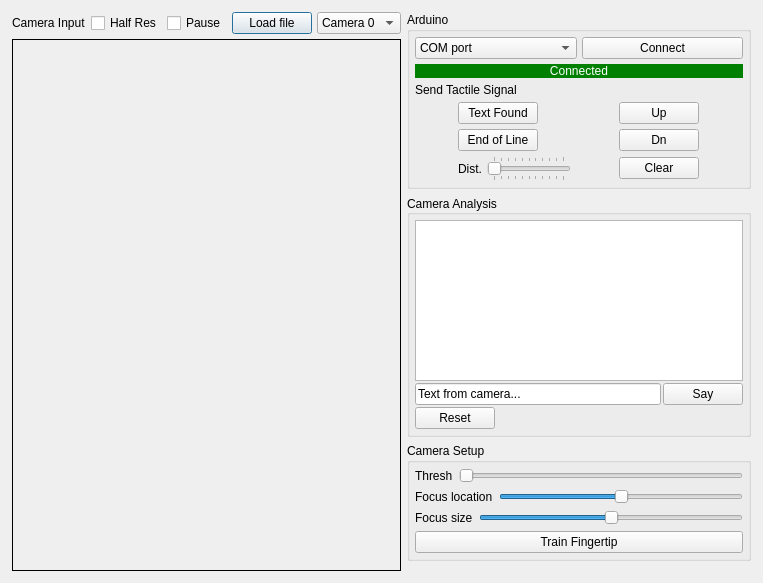
<?xml version="1.0" encoding="UTF-8"?>
<ui version="4.0">
 <class>Dialog</class>
 <widget class="QDialog" name="Dialog">
  <property name="geometry">
   <rect>
    <x>0</x>
    <y>0</y>
    <width>763</width>
    <height>583</height>
   </rect>
  </property>
  <property name="windowTitle">
   <string>Dialog</string>
  </property>
  <layout class="QHBoxLayout" name="horizontalLayout">
   <property name="spacing">
    <number>-1</number>
   </property>
   <property name="margin">
    <number>12</number>
   </property>
   <item>
    <widget class="ViewController" name="frame_viewController">
     <property name="sizePolicy">
      <sizepolicy hsizetype="Expanding" vsizetype="Preferred">
       <horstretch>0</horstretch>
       <verstretch>0</verstretch>
      </sizepolicy>
     </property>
     <property name="frameShape">
      <enum>QFrame::NoFrame</enum>
     </property>
     <property name="frameShadow">
      <enum>QFrame::Plain</enum>
     </property>
     <property name="lineWidth">
      <number>1</number>
     </property>
     <layout class="QVBoxLayout" name="verticalLayout_4">
      <property name="spacing">
       <number>5</number>
      </property>
      <property name="margin">
       <number>0</number>
      </property>
      <item>
       <layout class="QHBoxLayout" name="horizontalLayout_3">
        <item>
         <widget class="QLabel" name="label_3">
          <property name="sizePolicy">
           <sizepolicy hsizetype="Preferred" vsizetype="Fixed">
            <horstretch>0</horstretch>
            <verstretch>0</verstretch>
           </sizepolicy>
          </property>
          <property name="text">
           <string>Camera Input</string>
          </property>
         </widget>
        </item>
        <item>
         <widget class="QCheckBox" name="checkBox_halfres">
          <property name="sizePolicy">
           <sizepolicy hsizetype="Fixed" vsizetype="Fixed">
            <horstretch>0</horstretch>
            <verstretch>0</verstretch>
           </sizepolicy>
          </property>
          <property name="text">
           <string>Half Res</string>
          </property>
         </widget>
        </item>
        <item>
         <widget class="QCheckBox" name="checkBox_pause">
          <property name="text">
           <string>Pause</string>
          </property>
         </widget>
        </item>
        <item>
         <widget class="QPushButton" name="pushButton_loadFile">
          <property name="sizePolicy">
           <sizepolicy hsizetype="Fixed" vsizetype="Fixed">
            <horstretch>0</horstretch>
            <verstretch>0</verstretch>
           </sizepolicy>
          </property>
          <property name="text">
           <string>Load file</string>
          </property>
         </widget>
        </item>
        <item>
         <widget class="QComboBox" name="comboBox_cameraSelect">
          <item>
           <property name="text">
            <string>Camera 0</string>
           </property>
          </item>
          <item>
           <property name="text">
            <string>Camera 1</string>
           </property>
          </item>
          <item>
           <property name="text">
            <string>Camera 2</string>
           </property>
          </item>
         </widget>
        </item>
       </layout>
      </item>
      <item>
       <widget class="QLabel" name="label_camInput">
        <property name="sizePolicy">
         <sizepolicy hsizetype="Preferred" vsizetype="Expanding">
          <horstretch>0</horstretch>
          <verstretch>0</verstretch>
         </sizepolicy>
        </property>
        <property name="styleSheet">
         <string notr="true">border: 1px solid;</string>
        </property>
        <property name="text">
         <string/>
        </property>
        <property name="alignment">
         <set>Qt::AlignCenter</set>
        </property>
       </widget>
      </item>
     </layout>
    </widget>
   </item>
   <item>
    <layout class="QVBoxLayout" name="verticalLayout">
     <item>
      <widget class="QGroupBox" name="groupBox">
       <property name="title">
        <string>Arduino</string>
       </property>
       <layout class="QVBoxLayout" name="verticalLayout_2">
        <property name="spacing">
         <number>5</number>
        </property>
        <property name="margin">
         <number>5</number>
        </property>
        <item>
         <layout class="QHBoxLayout" name="horizontalLayout_2">
          <item>
           <widget class="QComboBox" name="comboBox_comport">
            <item>
             <property name="text">
              <string>COM port</string>
             </property>
            </item>
           </widget>
          </item>
          <item>
           <widget class="QPushButton" name="pushButton_connect">
            <property name="text">
             <string>Connect</string>
            </property>
           </widget>
          </item>
         </layout>
        </item>
        <item>
         <widget class="QLabel" name="label_adruinoStatus">
          <property name="styleSheet">
           <string notr="true">background-color:green; color: white;</string>
          </property>
          <property name="text">
           <string>Connected</string>
          </property>
          <property name="alignment">
           <set>Qt::AlignCenter</set>
          </property>
         </widget>
        </item>
        <item>
         <widget class="QLabel" name="label_2">
          <property name="text">
           <string>Send Tactile Signal</string>
          </property>
         </widget>
        </item>
        <item>
         <layout class="QGridLayout" name="gridLayout">
          <property name="verticalSpacing">
           <number>-1</number>
          </property>
          <item row="0" column="1">
           <widget class="QPushButton" name="pushButton_up">
            <property name="sizePolicy">
             <sizepolicy hsizetype="Fixed" vsizetype="Fixed">
              <horstretch>0</horstretch>
              <verstretch>0</verstretch>
             </sizepolicy>
            </property>
            <property name="text">
             <string>Up</string>
            </property>
           </widget>
          </item>
          <item row="0" column="0">
           <widget class="QPushButton" name="pushButton_textFound">
            <property name="sizePolicy">
             <sizepolicy hsizetype="Fixed" vsizetype="Fixed">
              <horstretch>0</horstretch>
              <verstretch>0</verstretch>
             </sizepolicy>
            </property>
            <property name="text">
             <string>Text Found</string>
            </property>
           </widget>
          </item>
          <item row="1" column="0">
           <widget class="QPushButton" name="pushButton_endOfLine">
            <property name="sizePolicy">
             <sizepolicy hsizetype="Fixed" vsizetype="Preferred">
              <horstretch>0</horstretch>
              <verstretch>0</verstretch>
             </sizepolicy>
            </property>
            <property name="styleSheet">
             <string notr="true"/>
            </property>
            <property name="text">
             <string>End of Line</string>
            </property>
           </widget>
          </item>
          <item row="2" column="0">
           <layout class="QHBoxLayout" name="horizontalLayout_5">
            <item>
             <widget class="QLabel" name="label_4">
              <property name="text">
               <string>Dist.</string>
              </property>
             </widget>
            </item>
            <item>
             <widget class="QSlider" name="horizontalSlider_dist">
              <property name="sizePolicy">
               <sizepolicy hsizetype="Preferred" vsizetype="Fixed">
                <horstretch>0</horstretch>
                <verstretch>0</verstretch>
               </sizepolicy>
              </property>
              <property name="minimum">
               <number>96</number>
              </property>
              <property name="maximum">
               <number>106</number>
              </property>
              <property name="orientation">
               <enum>Qt::Horizontal</enum>
              </property>
              <property name="tickPosition">
               <enum>QSlider::TicksBothSides</enum>
              </property>
              <property name="tickInterval">
               <number>1</number>
              </property>
             </widget>
            </item>
           </layout>
          </item>
          <item row="1" column="1">
           <widget class="QPushButton" name="pushButton_down">
            <property name="sizePolicy">
             <sizepolicy hsizetype="Fixed" vsizetype="Fixed">
              <horstretch>0</horstretch>
              <verstretch>0</verstretch>
             </sizepolicy>
            </property>
            <property name="text">
             <string>Dn</string>
            </property>
           </widget>
          </item>
          <item row="2" column="1">
           <widget class="QPushButton" name="pushButton_sendClear">
            <property name="sizePolicy">
             <sizepolicy hsizetype="Fixed" vsizetype="Fixed">
              <horstretch>0</horstretch>
              <verstretch>0</verstretch>
             </sizepolicy>
            </property>
            <property name="text">
             <string>Clear</string>
            </property>
           </widget>
          </item>
         </layout>
        </item>
       </layout>
      </widget>
     </item>
     <item>
      <widget class="QGroupBox" name="groupBox_2">
       <property name="title">
        <string>Camera Analysis</string>
       </property>
       <property name="alignment">
        <set>Qt::AlignLeading|Qt::AlignLeft|Qt::AlignVCenter</set>
       </property>
       <layout class="QVBoxLayout" name="verticalLayout_3">
        <property name="spacing">
         <number>2</number>
        </property>
        <property name="margin">
         <number>5</number>
        </property>
        <item>
         <widget class="QTextEdit" name="textEdit_cameraText"/>
        </item>
        <item>
         <layout class="QHBoxLayout" name="horizontalLayout_6">
          <item>
           <widget class="QLineEdit" name="lineEdit_cameraText">
            <property name="sizePolicy">
             <sizepolicy hsizetype="Preferred" vsizetype="Fixed">
              <horstretch>0</horstretch>
              <verstretch>0</verstretch>
             </sizepolicy>
            </property>
            <property name="text">
             <string>Text from camera...</string>
            </property>
           </widget>
          </item>
          <item>
           <widget class="QPushButton" name="pushButton_say">
            <property name="sizePolicy">
             <sizepolicy hsizetype="Fixed" vsizetype="Fixed">
              <horstretch>0</horstretch>
              <verstretch>0</verstretch>
             </sizepolicy>
            </property>
            <property name="text">
             <string>Say</string>
            </property>
           </widget>
          </item>
         </layout>
        </item>
        <item>
         <widget class="QPushButton" name="pushButton_resetTracking">
          <property name="sizePolicy">
           <sizepolicy hsizetype="Fixed" vsizetype="Fixed">
            <horstretch>0</horstretch>
            <verstretch>0</verstretch>
           </sizepolicy>
          </property>
          <property name="text">
           <string>Reset</string>
          </property>
         </widget>
        </item>
       </layout>
      </widget>
     </item>
     <item>
      <widget class="QGroupBox" name="groupBox_3">
       <property name="title">
        <string>Camera Setup</string>
       </property>
       <layout class="QVBoxLayout" name="verticalLayout_5">
        <property name="margin">
         <number>5</number>
        </property>
        <item>
         <layout class="QHBoxLayout" name="horizontalLayout_4">
          <item>
           <widget class="QLabel" name="label">
            <property name="sizePolicy">
             <sizepolicy hsizetype="Fixed" vsizetype="Preferred">
              <horstretch>0</horstretch>
              <verstretch>0</verstretch>
             </sizepolicy>
            </property>
            <property name="text">
             <string>Thresh</string>
            </property>
           </widget>
          </item>
          <item>
           <widget class="QSlider" name="horizontalSlider_thresh">
            <property name="sizePolicy">
             <sizepolicy hsizetype="Preferred" vsizetype="Fixed">
              <horstretch>0</horstretch>
              <verstretch>0</verstretch>
             </sizepolicy>
            </property>
            <property name="minimum">
             <number>3</number>
            </property>
            <property name="maximum">
             <number>150</number>
            </property>
            <property name="orientation">
             <enum>Qt::Horizontal</enum>
            </property>
           </widget>
          </item>
         </layout>
        </item>
        <item>
         <layout class="QHBoxLayout" name="horizontalLayout_7">
          <item>
           <widget class="QLabel" name="label_5">
            <property name="text">
             <string>Focus location</string>
            </property>
           </widget>
          </item>
          <item>
           <widget class="QSlider" name="horizontalSlider_focusLocation">
            <property name="maximum">
             <number>300</number>
            </property>
            <property name="value">
             <number>150</number>
            </property>
            <property name="orientation">
             <enum>Qt::Horizontal</enum>
            </property>
           </widget>
          </item>
         </layout>
        </item>
        <item>
         <layout class="QHBoxLayout" name="horizontalLayout_8">
          <item>
           <widget class="QLabel" name="label_6">
            <property name="text">
             <string>Focus size</string>
            </property>
           </widget>
          </item>
          <item>
           <widget class="QSlider" name="horizontalSlider_focusSize">
            <property name="minimum">
             <number>50</number>
            </property>
            <property name="maximum">
             <number>200</number>
            </property>
            <property name="value">
             <number>125</number>
            </property>
            <property name="orientation">
             <enum>Qt::Horizontal</enum>
            </property>
           </widget>
          </item>
         </layout>
        </item>
        <item>
         <widget class="QPushButton" name="pushButton_traingFingertip">
          <property name="text">
           <string>Train Fingertip</string>
          </property>
         </widget>
        </item>
       </layout>
      </widget>
     </item>
     <item>
      <spacer name="verticalSpacer">
       <property name="orientation">
        <enum>Qt::Vertical</enum>
       </property>
       <property name="sizeHint" stdset="0">
        <size>
         <width>20</width>
         <height>40</height>
        </size>
       </property>
      </spacer>
     </item>
    </layout>
   </item>
  </layout>
 </widget>
 <customwidgets>
  <customwidget>
   <class>ViewController</class>
   <extends>QFrame</extends>
   <header>../Viewcontroller.h</header>
   <container>1</container>
   <slots>
    <slot>cameraSelect(int)</slot>
    <slot>say()</slot>
    <slot>loadFile()</slot>
    <slot>setCameraThresh(int)</slot>
    <slot>fillPortsInfo()</slot>
    <slot>connectPort()</slot>
    <slot>toggleHalfres(bool)</slot>
    <slot>textFound()</slot>
    <slot>endOfLine()</slot>
    <slot>sendUp()</slot>
    <slot>sendDown()</slot>
    <slot>sendDistance(int)</slot>
    <slot>sendClear()</slot>
    <slot>resetTracking()</slot>
    <slot>setFocusLocation(int)</slot>
    <slot>setFocusSize(int)</slot>
    <slot>togglePause(bool)</slot>
    <slot>trainFingertip()</slot>
   </slots>
  </customwidget>
 </customwidgets>
 <resources/>
 <connections>
  <connection>
   <sender>comboBox_cameraSelect</sender>
   <signal>activated(int)</signal>
   <receiver>frame_viewController</receiver>
   <slot>cameraSelect(int)</slot>
   <hints>
    <hint type="sourcelabel">
     <x>341</x>
     <y>24</y>
    </hint>
    <hint type="destinationlabel">
     <x>231</x>
     <y>319</y>
    </hint>
   </hints>
  </connection>
  <connection>
   <sender>pushButton_say</sender>
   <signal>clicked()</signal>
   <receiver>frame_viewController</receiver>
   <slot>say()</slot>
   <hints>
    <hint type="sourcelabel">
     <x>499</x>
     <y>251</y>
    </hint>
    <hint type="destinationlabel">
     <x>232</x>
     <y>319</y>
    </hint>
   </hints>
  </connection>
  <connection>
   <sender>pushButton_loadFile</sender>
   <signal>clicked()</signal>
   <receiver>frame_viewController</receiver>
   <slot>loadFile()</slot>
   <hints>
    <hint type="sourcelabel">
     <x>231</x>
     <y>27</y>
    </hint>
    <hint type="destinationlabel">
     <x>232</x>
     <y>319</y>
    </hint>
   </hints>
  </connection>
  <connection>
   <sender>horizontalSlider_thresh</sender>
   <signal>valueChanged(int)</signal>
   <receiver>frame_viewController</receiver>
   <slot>setCameraThresh(int)</slot>
   <hints>
    <hint type="sourcelabel">
     <x>604</x>
     <y>324</y>
    </hint>
    <hint type="destinationlabel">
     <x>232</x>
     <y>319</y>
    </hint>
   </hints>
  </connection>
  <connection>
   <sender>comboBox_comport</sender>
   <signal>activated(int)</signal>
   <receiver>frame_viewController</receiver>
   <slot>fillPortsInfo()</slot>
   <hints>
    <hint type="sourcelabel">
     <x>530</x>
     <y>52</y>
    </hint>
    <hint type="destinationlabel">
     <x>232</x>
     <y>319</y>
    </hint>
   </hints>
  </connection>
  <connection>
   <sender>pushButton_connect</sender>
   <signal>clicked()</signal>
   <receiver>frame_viewController</receiver>
   <slot>connectPort()</slot>
   <hints>
    <hint type="sourcelabel">
     <x>639</x>
     <y>53</y>
    </hint>
    <hint type="destinationlabel">
     <x>232</x>
     <y>319</y>
    </hint>
   </hints>
  </connection>
  <connection>
   <sender>checkBox_halfres</sender>
   <signal>toggled(bool)</signal>
   <receiver>frame_viewController</receiver>
   <slot>toggleHalfres(bool)</slot>
   <hints>
    <hint type="sourcelabel">
     <x>185</x>
     <y>25</y>
    </hint>
    <hint type="destinationlabel">
     <x>232</x>
     <y>319</y>
    </hint>
   </hints>
  </connection>
  <connection>
   <sender>pushButton_down</sender>
   <signal>clicked()</signal>
   <receiver>frame_viewController</receiver>
   <slot>sendDown()</slot>
   <hints>
    <hint type="sourcelabel">
     <x>648</x>
     <y>166</y>
    </hint>
    <hint type="destinationlabel">
     <x>232</x>
     <y>319</y>
    </hint>
   </hints>
  </connection>
  <connection>
   <sender>pushButton_up</sender>
   <signal>clicked()</signal>
   <receiver>frame_viewController</receiver>
   <slot>sendUp()</slot>
   <hints>
    <hint type="sourcelabel">
     <x>648</x>
     <y>132</y>
    </hint>
    <hint type="destinationlabel">
     <x>232</x>
     <y>319</y>
    </hint>
   </hints>
  </connection>
  <connection>
   <sender>pushButton_textFound</sender>
   <signal>clicked()</signal>
   <receiver>frame_viewController</receiver>
   <slot>textFound()</slot>
   <hints>
    <hint type="sourcelabel">
     <x>535</x>
     <y>132</y>
    </hint>
    <hint type="destinationlabel">
     <x>232</x>
     <y>319</y>
    </hint>
   </hints>
  </connection>
  <connection>
   <sender>pushButton_endOfLine</sender>
   <signal>clicked()</signal>
   <receiver>frame_viewController</receiver>
   <slot>endOfLine()</slot>
   <hints>
    <hint type="sourcelabel">
     <x>535</x>
     <y>166</y>
    </hint>
    <hint type="destinationlabel">
     <x>232</x>
     <y>319</y>
    </hint>
   </hints>
  </connection>
  <connection>
   <sender>horizontalSlider_dist</sender>
   <signal>valueChanged(int)</signal>
   <receiver>frame_viewController</receiver>
   <slot>sendDistance(int)</slot>
   <hints>
    <hint type="sourcelabel">
     <x>562</x>
     <y>200</y>
    </hint>
    <hint type="destinationlabel">
     <x>232</x>
     <y>319</y>
    </hint>
   </hints>
  </connection>
  <connection>
   <sender>pushButton_sendClear</sender>
   <signal>clicked()</signal>
   <receiver>frame_viewController</receiver>
   <slot>sendClear()</slot>
   <hints>
    <hint type="sourcelabel">
     <x>648</x>
     <y>204</y>
    </hint>
    <hint type="destinationlabel">
     <x>232</x>
     <y>319</y>
    </hint>
   </hints>
  </connection>
  <connection>
   <sender>pushButton_resetTracking</sender>
   <signal>clicked()</signal>
   <receiver>frame_viewController</receiver>
   <slot>resetTracking()</slot>
   <hints>
    <hint type="sourcelabel">
     <x>441</x>
     <y>451</y>
    </hint>
    <hint type="destinationlabel">
     <x>200</x>
     <y>279</y>
    </hint>
   </hints>
  </connection>
  <connection>
   <sender>horizontalSlider_focusLocation</sender>
   <signal>valueChanged(int)</signal>
   <receiver>frame_viewController</receiver>
   <slot>setFocusLocation(int)</slot>
   <hints>
    <hint type="sourcelabel">
     <x>600</x>
     <y>475</y>
    </hint>
    <hint type="destinationlabel">
     <x>200</x>
     <y>279</y>
    </hint>
   </hints>
  </connection>
  <connection>
   <sender>horizontalSlider_focusSize</sender>
   <signal>valueChanged(int)</signal>
   <receiver>frame_viewController</receiver>
   <slot>setFocusSize(int)</slot>
   <hints>
    <hint type="sourcelabel">
     <x>587</x>
     <y>509</y>
    </hint>
    <hint type="destinationlabel">
     <x>200</x>
     <y>279</y>
    </hint>
   </hints>
  </connection>
  <connection>
   <sender>checkBox_pause</sender>
   <signal>toggled(bool)</signal>
   <receiver>frame_viewController</receiver>
   <slot>togglePause(bool)</slot>
   <hints>
    <hint type="sourcelabel">
     <x>214</x>
     <y>25</y>
    </hint>
    <hint type="destinationlabel">
     <x>231</x>
     <y>279</y>
    </hint>
   </hints>
  </connection>
  <connection>
   <sender>pushButton_traingFingertip</sender>
   <signal>clicked()</signal>
   <receiver>frame_viewController</receiver>
   <slot>trainFingertip()</slot>
   <hints>
    <hint type="sourcelabel">
     <x>598</x>
     <y>534</y>
    </hint>
    <hint type="destinationlabel">
     <x>224</x>
     <y>291</y>
    </hint>
   </hints>
  </connection>
 </connections>
</ui>
